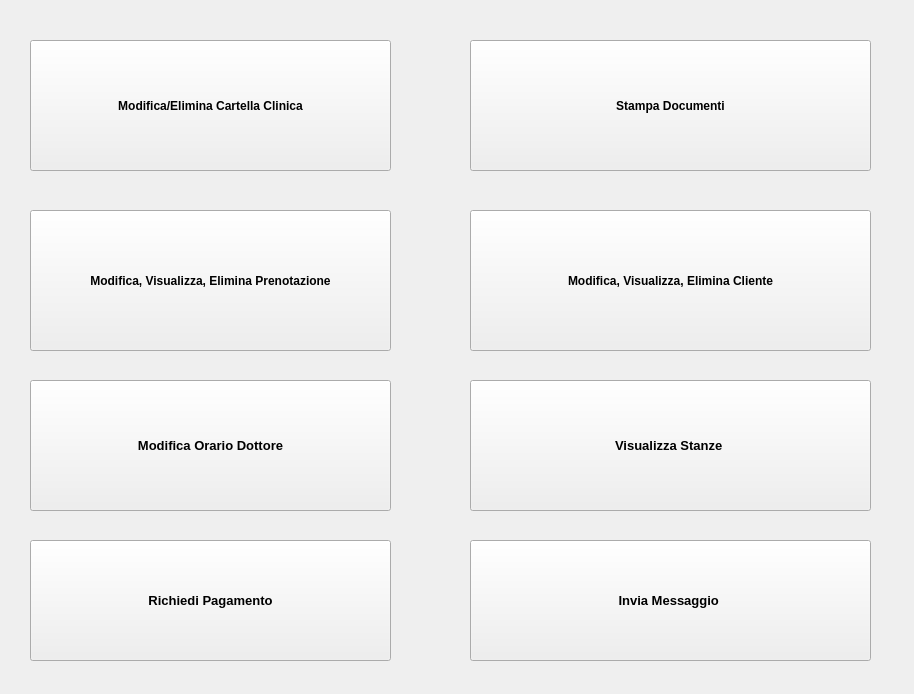
<?xml version="1.0" encoding="UTF-8"?>
<ui version="4.0">
 <class>Form</class>
 <widget class="QWidget" name="Form">
  <property name="geometry">
   <rect>
    <x>0</x>
    <y>0</y>
    <width>914</width>
    <height>694</height>
   </rect>
  </property>
  <property name="windowTitle">
   <string>Menù Segreteria</string>
  </property>
  <widget class="QPushButton" name="pushButton">
   <property name="geometry">
    <rect>
     <x>30</x>
     <y>40</y>
     <width>361</width>
     <height>131</height>
    </rect>
   </property>
   <property name="font">
    <font>
     <pointsize>9</pointsize>
     <weight>75</weight>
     <bold>true</bold>
    </font>
   </property>
   <property name="text">
    <string>Modifica/Elimina Cartella Clinica</string>
   </property>
  </widget>
  <widget class="QPushButton" name="pushButton_2">
   <property name="geometry">
    <rect>
     <x>470</x>
     <y>40</y>
     <width>401</width>
     <height>131</height>
    </rect>
   </property>
   <property name="font">
    <font>
     <pointsize>9</pointsize>
     <weight>75</weight>
     <bold>true</bold>
    </font>
   </property>
   <property name="text">
    <string>Stampa Documenti</string>
   </property>
  </widget>
  <widget class="QPushButton" name="pushButton_3">
   <property name="geometry">
    <rect>
     <x>30</x>
     <y>210</y>
     <width>361</width>
     <height>141</height>
    </rect>
   </property>
   <property name="font">
    <font>
     <pointsize>9</pointsize>
     <weight>75</weight>
     <bold>true</bold>
    </font>
   </property>
   <property name="text">
    <string>Modifica, Visualizza, Elimina Prenotazione</string>
   </property>
  </widget>
  <widget class="QPushButton" name="pushButton_4">
   <property name="geometry">
    <rect>
     <x>470</x>
     <y>210</y>
     <width>401</width>
     <height>141</height>
    </rect>
   </property>
   <property name="font">
    <font>
     <pointsize>9</pointsize>
     <weight>75</weight>
     <bold>true</bold>
    </font>
   </property>
   <property name="text">
    <string>Modifica, Visualizza, Elimina Cliente</string>
   </property>
  </widget>
  <widget class="QPushButton" name="pushButton_5">
   <property name="geometry">
    <rect>
     <x>470</x>
     <y>380</y>
     <width>401</width>
     <height>131</height>
    </rect>
   </property>
   <property name="font">
    <font>
     <pointsize>10</pointsize>
     <weight>75</weight>
     <bold>true</bold>
    </font>
   </property>
   <property name="text">
    <string>Visualizza Stanze </string>
   </property>
  </widget>
  <widget class="QPushButton" name="pushButton_6">
   <property name="geometry">
    <rect>
     <x>470</x>
     <y>540</y>
     <width>401</width>
     <height>121</height>
    </rect>
   </property>
   <property name="font">
    <font>
     <pointsize>10</pointsize>
     <weight>75</weight>
     <bold>true</bold>
    </font>
   </property>
   <property name="text">
    <string>Invia Messaggio </string>
   </property>
  </widget>
  <widget class="QPushButton" name="pushButton_7">
   <property name="geometry">
    <rect>
     <x>30</x>
     <y>540</y>
     <width>361</width>
     <height>121</height>
    </rect>
   </property>
   <property name="font">
    <font>
     <pointsize>10</pointsize>
     <weight>75</weight>
     <bold>true</bold>
    </font>
   </property>
   <property name="text">
    <string>Richiedi Pagamento</string>
   </property>
  </widget>
  <widget class="QPushButton" name="pushButton_8">
   <property name="geometry">
    <rect>
     <x>30</x>
     <y>380</y>
     <width>361</width>
     <height>131</height>
    </rect>
   </property>
   <property name="font">
    <font>
     <pointsize>10</pointsize>
     <weight>75</weight>
     <bold>true</bold>
    </font>
   </property>
   <property name="text">
    <string>Modifica Orario Dottore</string>
   </property>
  </widget>
 </widget>
 <resources/>
 <connections/>
</ui>
